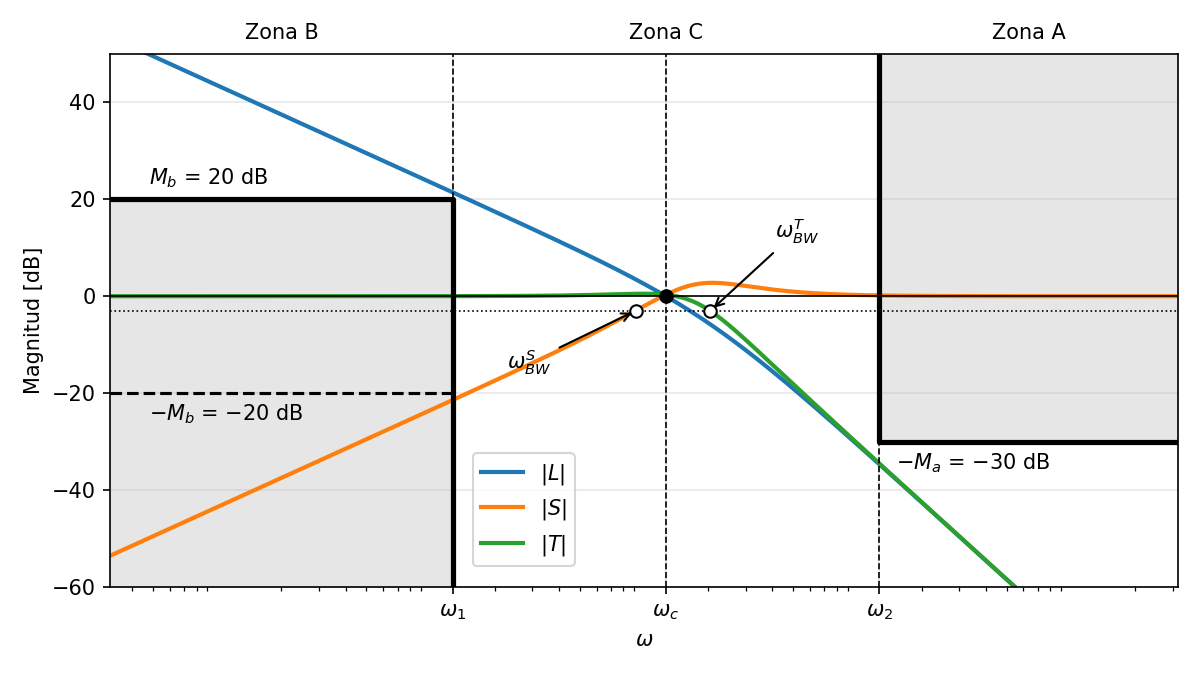

This figure's Python source:
"""Genera espec_frec_fig5.png: forma de |L|, |S| y |T| con las zonas de
especificación (loop-shaping).

Adaptada de la figura del apunte "Especificación de sistemas de control en el
dominio de la frecuencia" (Dpto. ISA, ETSII, Universidad de Valladolid) y de
Skogestad & Postlethwaite, "Multivariable Feedback Control".
"""
import control as ctrl
import matplotlib.pyplot as plt
import numpy as np

# Función de lazo de ejemplo: integrador + polo, MF ~ 50°
L = ctrl.tf(1.5, [0.5, 1, 0])
S = ctrl.feedback(1, L)
T = ctrl.feedback(L, 1)

omega = np.logspace(-2.5, 2.5, 2000)


def mag_db(sys):
    return 20 * np.log10(ctrl.frequency_response(sys, omega).magnitude)


L_db, S_db, T_db = mag_db(L), mag_db(S), mag_db(T)

_, pm, _, wc = ctrl.margin(L)
w_bw_S = omega[np.argmax(S_db >= -3)]  # primer cruce de |S| por -3 dB
w_bw_T = omega[np.argmax(T_db <= -3)]  # primer cruce de |T| por -3 dB

# Zonas de especificación (una década a cada lado de wc)
w1, w2 = wc / 10, wc * 10
Mb = np.floor(np.interp(w1, omega, L_db) / 5) * 5    # |L| > Mb para w <= w1
Ma = np.floor(-np.interp(w2, omega, L_db) / 5) * 5   # |L| < -Ma para w >= w2

fig, ax = plt.subplots(figsize=(8, 4.5))
ax.semilogx(omega, L_db, color="C0", lw=2, label="$|L|$")
ax.semilogx(omega, S_db, color="C1", lw=2, label="$|S|$")
ax.semilogx(omega, T_db, color="C2", lw=2, label="$|T|$")

ylim = (-60, 50)
# Barreras: zona B (baja frecuencia) y zona A (alta frecuencia)
ax.fill_between([omega[0], w1], Mb, ylim[0], color="0.9", zorder=0)
ax.plot([omega[0], w1], [-Mb, -Mb], "k--", lw=1.5)
ax.plot([omega[0], w1, w1], [Mb, Mb, ylim[0]], "k", lw=2.5)
ax.fill_between([w2, omega[-1]], -Ma, ylim[1], color="0.9", zorder=0)
ax.plot([w2, w2, omega[-1]], [ylim[1], -Ma, -Ma], "k", lw=2.5)

ax.axhline(0, color="k", lw=0.8)
ax.axhline(-3, color="k", lw=0.8, ls=":")
for w in (w1, wc, w2):
    ax.axvline(w, color="k", lw=0.8, ls="--")

ax.plot(wc, 0, "ko")
ax.plot([w_bw_S, w_bw_T], [-3, -3], "ko", mfc="w")
ax.annotate(r"$\omega_{BW}^S$", (w_bw_S, -3), (w_bw_S / 4, -15),
            arrowprops=dict(arrowstyle="->"))
ax.annotate(r"$\omega_{BW}^T$", (w_bw_T, -3), (w_bw_T * 2, 12),
            arrowprops=dict(arrowstyle="->"))

ax.text(omega[1] * 1.5, Mb + 2, f"$M_b$ = {Mb:.0f} dB", va="bottom")
ax.text(w2 * 1.2, -Ma - 2, f"$-M_a$ = $-${Ma:.0f} dB", va="top")
ax.text(omega[1] * 1.5, -Mb - 2, f"$-M_b$ = $-${Mb:.0f} dB", va="top")

trans = ax.get_xaxis_transform()
for x, txt in ((np.sqrt(omega[0] * w1), "Zona B"),
               (wc, "Zona C"),
               (np.sqrt(w2 * omega[-1]), "Zona A")):
    ax.text(x, 1.02, txt, transform=trans, ha="center", va="bottom")

ax.set_xticks([w1, wc, w2])
ax.set_xticklabels([r"$\omega_1$", r"$\omega_c$", r"$\omega_2$"])
ax.set_xlim(omega[0], omega[-1])
ax.set_ylim(*ylim)
ax.set_ylabel("Magnitud [dB]")
ax.set_xlabel(r"$\omega$")
ax.legend(loc="lower left", bbox_to_anchor=(0.33, 0.02))
ax.grid(True, which="major", alpha=0.3)
fig.tight_layout()
fig.savefig("espec_frec_fig5.png", dpi=150)
print(f"wc={wc:.3f}, MF={pm:.1f}°, wBW_S={w_bw_S:.3f}, wBW_T={w_bw_T:.3f}, "
      f"Mb={Mb:.0f} dB, Ma={Ma:.0f} dB")
